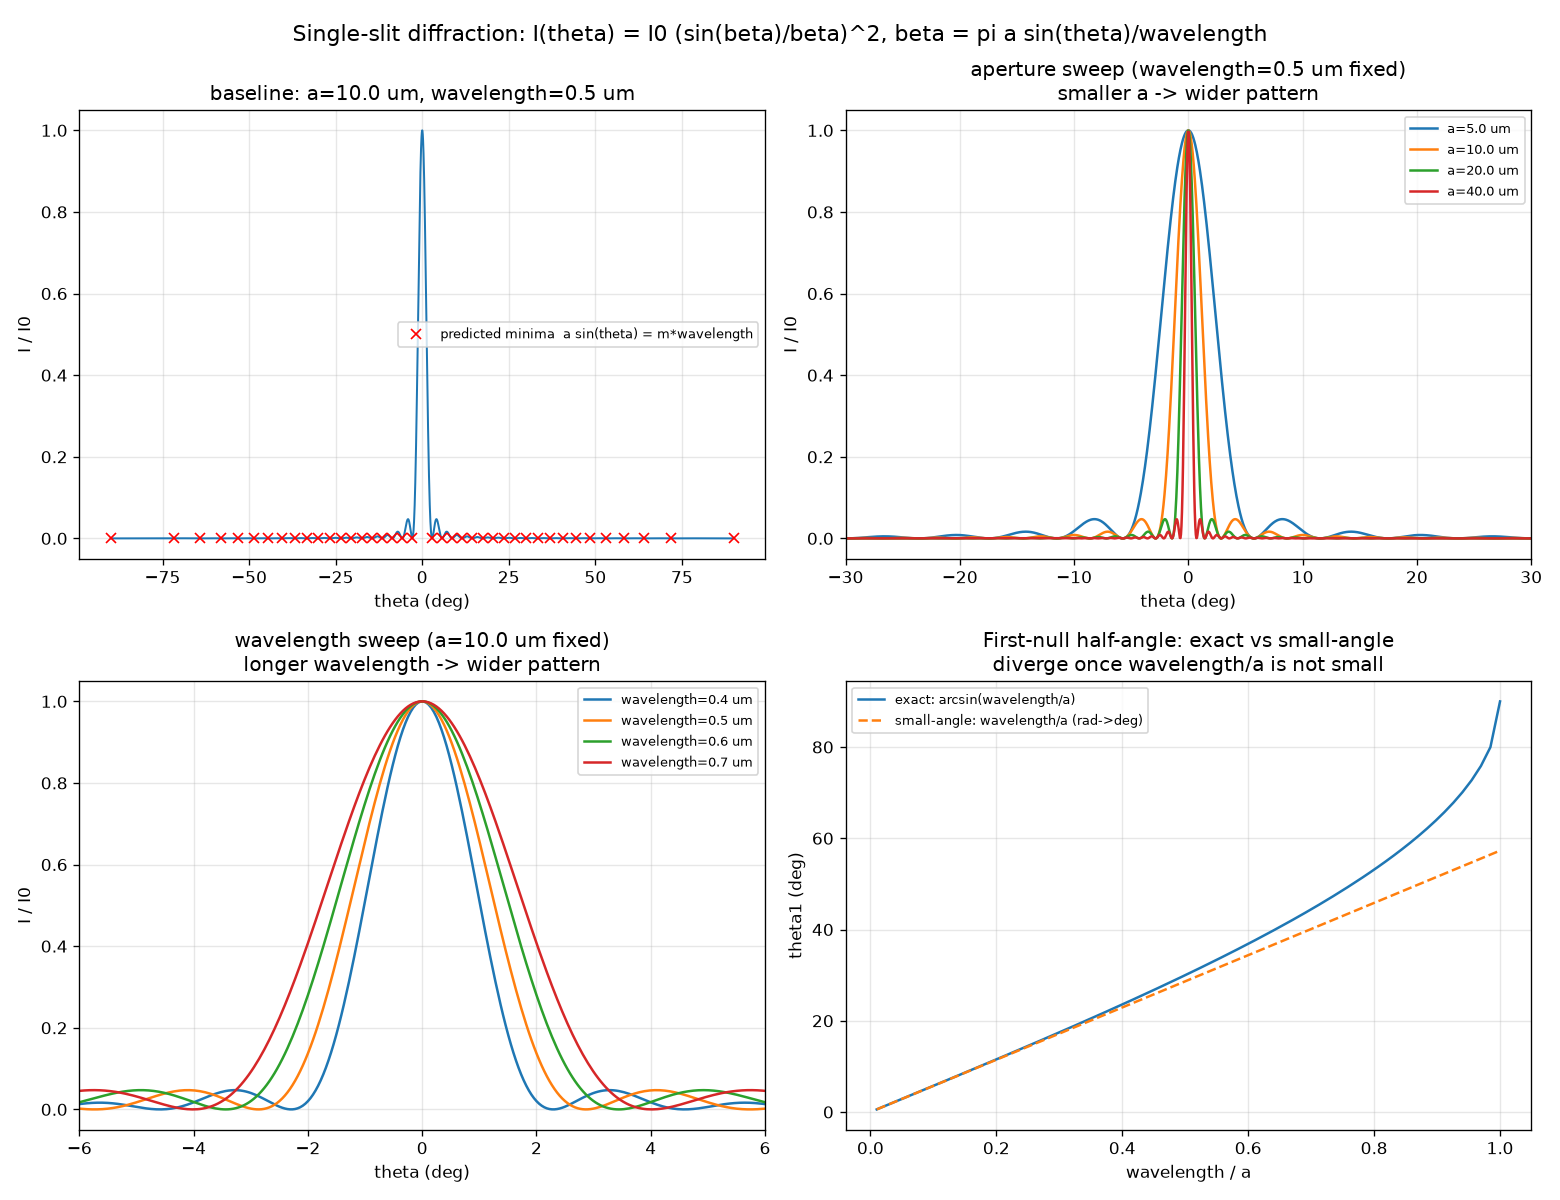

Here is the Python script that generated this plot:
"""module-8 -- single_slit.py  (Start with a Single Slit)

Fraunhofer diffraction from a slit of width a:

    I(theta) = I0 (sin(beta) / beta)^2         beta = pi a sin(theta) / lambda

Minima at a sin(theta) = m lambda  (m = +/-1, +/-2, ...) -- exact zeros of
sin(beta), not an approximation of this formula (the word "approximately" in
the exercise is about Fraunhofer diffraction itself being the far-field limit
of the full near-field/Fresnel picture, the same distinction Module 8's
interference_revisited.py drew for the double slit).

Plot I(theta) for several a, several wavelength; confirm the inverse
relationship: smaller aperture -> wider pattern, longer wavelength -> wider
pattern -- both live in the SAME ratio, lambda/a.
"""

import numpy as np
import matplotlib.pyplot as plt
from scipy.signal import find_peaks
from scipy.optimize import minimize_scalar

A0 = 10.0            # um, baseline slit width
WAVELENGTH0 = 0.5     # um, baseline wavelength


def single_slit_intensity(theta, a, wavelength, I0=1.0):
    beta = np.pi * a * np.sin(theta) / wavelength
    return I0 * np.sinc(beta / np.pi) ** 2     # sinc(x) = sin(pi x)/(pi x); safe at beta=0


def predicted_minima(a, wavelength, m_max=30):
    m = np.arange(-m_max, m_max + 1)
    m = m[m != 0]
    s = m * wavelength / a
    keep = np.abs(s) <= 1.0
    return np.arcsin(s[keep]), m[keep]


def first_null_angle(a, wavelength):
    s = wavelength / a
    return np.arcsin(s) if abs(s) <= 1.0 else np.nan


def main():
    theta = np.linspace(-np.pi / 2 * 0.999, np.pi / 2 * 0.999, 4000)

    print("=" * 78)
    print("SINGLE-SLIT DIFFRACTION   I(theta) = I0 (sin(beta)/beta)^2")
    print("=" * 78)
    print(f"baseline: a = {A0} um, wavelength = {WAVELENGTH0} um")
    print()

    # -- validation: numerically found minima vs a sin(theta) = m*wavelength -
    I0_curve = single_slit_intensity(theta, A0, WAVELENGTH0)
    dips, _ = find_peaks(-I0_curve, height=-0.01)          # coarse-grid minima
    dtheta = theta[1] - theta[0]
    theta_meas = []
    for idx in dips:                                        # refine each with a
        res = minimize_scalar(                               # local bounded search
            lambda t: single_slit_intensity(t, A0, WAVELENGTH0),
            bounds=(theta[idx] - 2 * dtheta, theta[idx] + 2 * dtheta),
            method="bounded", options={"xatol": 1e-12})
        theta_meas.append(res.x)
    theta_meas = np.sort(np.array(theta_meas))
    theta_pred, m_pred = predicted_minima(A0, WAVELENGTH0)
    theta_pred = np.sort(theta_pred)
    # the m = +/-(a/wavelength) minima sit exactly at theta=+/-90 deg, just
    # outside the sampled range (theta stops just short of +/-90) -- drop
    # those two boundary cases so the comparison is apples-to-apples
    theta_pred_in_range = theta_pred[np.abs(theta_pred) < theta.max()]
    print(f"VALIDATION -- numerically located minima vs a*sin(theta) = m*wavelength")
    print(f"   found {len(theta_meas)} minima in the sampled range numerically; "
          f"predicted {len(theta_pred_in_range)} in-range "
          f"({len(theta_pred)} total including the two grazing m=+/-{abs(m_pred).max()} "
          f"cases right at +/-90 deg)")
    if len(theta_meas) == len(theta_pred_in_range):
        err = np.abs(theta_meas - theta_pred_in_range)
        print(f"   max angular discrepancy = {np.degrees(err).max():.2e} deg "
              f"-- exact zeros, not an approximation")
    print()

    # -- first-null half-angle: exact arcsin vs small-angle theta1~=wavelength/a
    print("First-null half-angle theta1 = arcsin(wavelength/a): exact vs "
          "small-angle theta1~=wavelength/a")
    print(f"{'a (um)':>8} {'wavelength/a':>13} {'theta1 exact (deg)':>19} "
          f"{'theta1~=wavelength/a (deg)':>26} {'rel err':>9}")
    for a in [2.0, 5.0, 10.0, 20.0, 40.0, 80.0]:
        s = WAVELENGTH0 / a
        exact = np.degrees(np.arcsin(s))
        approx = np.degrees(s)
        print(f"{a:>8.1f} {s:>13.4f} {exact:>19.4f} {approx:>26.4f} "
              f"{abs(exact-approx)/exact:>9.2e}")
    print()
    print("smaller a -> larger wavelength/a -> wider pattern; the small-angle")
    print("theta1~=wavelength/a formula only holds while wavelength/a stays small")
    print("(same story as every paraxial approximation in this course).")
    print()

    print("Link back to Module 6's resolution.py: a RECTANGULAR slit's first")
    print("null is at sin(theta)=wavelength/a (no 1.22); a CIRCULAR aperture's")
    print("first null (the Airy pattern) is at sin(theta)=1.22 wavelength/D --")
    print("same physics, the 1.22 is purely the geometry of a circular vs a")
    print("slit-shaped opening.")
    print("=" * 78)

    _plot(theta)


def _plot(theta):
    fig, axes = plt.subplots(2, 2, figsize=(13, 10))

    # (0,0) baseline with minima marked
    ax = axes[0, 0]
    I = single_slit_intensity(theta, A0, WAVELENGTH0)
    ax.plot(np.degrees(theta), I, lw=1.2)
    th_pred, m_pred = predicted_minima(A0, WAVELENGTH0)
    ax.plot(np.degrees(th_pred), np.zeros_like(th_pred), "rx", ms=6,
            label="predicted minima  a sin(theta) = m*wavelength")
    ax.set_xlabel("theta (deg)"); ax.set_ylabel("I / I0")
    ax.set_title(f"baseline: a={A0} um, wavelength={WAVELENGTH0} um")
    ax.legend(fontsize=8); ax.grid(True, alpha=0.3)

    # (0,1) aperture sweep
    ax = axes[0, 1]
    for a in [5.0, 10.0, 20.0, 40.0]:
        ax.plot(np.degrees(theta), single_slit_intensity(theta, a, WAVELENGTH0),
                label=f"a={a} um")
    ax.set_xlim(-30, 30)
    ax.set_xlabel("theta (deg)"); ax.set_ylabel("I / I0")
    ax.set_title(f"aperture sweep (wavelength={WAVELENGTH0} um fixed)\n"
                 "smaller a -> wider pattern")
    ax.legend(fontsize=8); ax.grid(True, alpha=0.3)

    # (1,0) wavelength sweep
    ax = axes[1, 0]
    for wl in [0.4, 0.5, 0.6, 0.7]:
        ax.plot(np.degrees(theta), single_slit_intensity(theta, A0, wl),
                label=f"wavelength={wl} um")
    ax.set_xlim(-6, 6)
    ax.set_xlabel("theta (deg)"); ax.set_ylabel("I / I0")
    ax.set_title(f"wavelength sweep (a={A0} um fixed)\nlonger wavelength -> wider pattern")
    ax.legend(fontsize=8); ax.grid(True, alpha=0.3)

    # (1,1) exact vs small-angle first-null, and where the approx breaks
    ax = axes[1, 1]
    ratio = np.geomspace(0.01, 1.0, 300)
    exact_deg = np.degrees(np.arcsin(ratio))
    approx_deg = np.degrees(ratio)
    ax.plot(ratio, exact_deg, label="exact: arcsin(wavelength/a)")
    ax.plot(ratio, approx_deg, "--", label="small-angle: wavelength/a (rad->deg)")
    ax.set_xlabel("wavelength / a"); ax.set_ylabel("theta1 (deg)")
    ax.set_title("First-null half-angle: exact vs small-angle\n"
                 "diverge once wavelength/a is not small")
    ax.legend(fontsize=8); ax.grid(True, alpha=0.3)

    fig.suptitle("Single-slit diffraction: I(theta) = I0 (sin(beta)/beta)^2, "
                 "beta = pi a sin(theta)/wavelength", fontsize=13)
    fig.tight_layout()
    fig.savefig("single_slit.png", dpi=120)


if __name__ == "__main__":
    main()
    plt.show()
